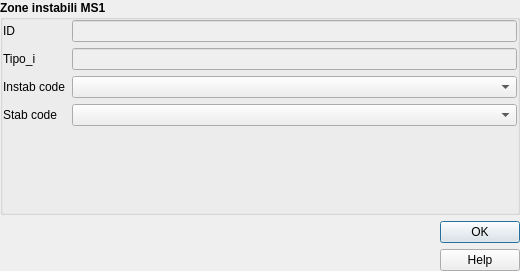
<?xml version="1.0" encoding="UTF-8"?>
<ui version="4.0">
 <class>instab_1</class>
 <widget class="QDialog" name="instab_1">
  <property name="geometry">
   <rect>
    <x>0</x>
    <y>0</y>
    <width>520</width>
    <height>271</height>
   </rect>
  </property>
  <property name="sizePolicy">
   <sizepolicy hsizetype="Preferred" vsizetype="Preferred">
    <horstretch>0</horstretch>
    <verstretch>0</verstretch>
   </sizepolicy>
  </property>
  <property name="minimumSize">
   <size>
    <width>520</width>
    <height>271</height>
   </size>
  </property>
  <property name="windowTitle">
   <string>Zone instabili MS1</string>
  </property>
  <property name="modal">
   <bool>true</bool>
  </property>
  <layout class="QVBoxLayout" name="verticalLayout_2">
   <property name="leftMargin">
    <number>0</number>
   </property>
   <property name="topMargin">
    <number>0</number>
   </property>
   <property name="rightMargin">
    <number>0</number>
   </property>
   <property name="bottomMargin">
    <number>0</number>
   </property>
   <item>
    <widget class="QGroupBox" name="groupBox_2">
     <property name="sizePolicy">
      <sizepolicy hsizetype="Expanding" vsizetype="Expanding">
       <horstretch>0</horstretch>
       <verstretch>0</verstretch>
      </sizepolicy>
     </property>
     <property name="minimumSize">
      <size>
       <width>0</width>
       <height>0</height>
      </size>
     </property>
     <property name="font">
      <font>
       <weight>75</weight>
       <bold>true</bold>
      </font>
     </property>
     <property name="title">
      <string>Zone instabili MS1</string>
     </property>
     <layout class="QFormLayout" name="formLayout">
      <property name="leftMargin">
       <number>0</number>
      </property>
      <property name="topMargin">
       <number>0</number>
      </property>
      <property name="rightMargin">
       <number>0</number>
      </property>
      <property name="bottomMargin">
       <number>0</number>
      </property>
      <item row="0" column="0">
       <widget class="QLabel" name="label_2">
        <property name="sizePolicy">
         <sizepolicy hsizetype="Minimum" vsizetype="Preferred">
          <horstretch>0</horstretch>
          <verstretch>0</verstretch>
         </sizepolicy>
        </property>
        <property name="minimumSize">
         <size>
          <width>45</width>
          <height>0</height>
         </size>
        </property>
        <property name="font">
         <font>
          <weight>50</weight>
          <bold>false</bold>
         </font>
        </property>
        <property name="text">
         <string>&lt;html&gt;&lt;head/&gt;&lt;body&gt;&lt;p&gt;ID&lt;/p&gt;&lt;/body&gt;&lt;/html&gt;</string>
        </property>
       </widget>
      </item>
      <item row="0" column="1">
       <widget class="QLineEdit" name="pkuid">
        <property name="enabled">
         <bool>false</bool>
        </property>
        <property name="palette">
         <palette>
          <active>
           <colorrole role="Text">
            <brush brushstyle="SolidPattern">
             <color alpha="255">
              <red>170</red>
              <green>170</green>
              <blue>172</blue>
             </color>
            </brush>
           </colorrole>
           <colorrole role="PlaceholderText">
            <brush brushstyle="NoBrush">
             <color alpha="128">
              <red>120</red>
              <green>120</green>
              <blue>120</blue>
             </color>
            </brush>
           </colorrole>
          </active>
          <inactive>
           <colorrole role="Text">
            <brush brushstyle="SolidPattern">
             <color alpha="255">
              <red>170</red>
              <green>170</green>
              <blue>172</blue>
             </color>
            </brush>
           </colorrole>
           <colorrole role="PlaceholderText">
            <brush brushstyle="NoBrush">
             <color alpha="128">
              <red>120</red>
              <green>120</green>
              <blue>120</blue>
             </color>
            </brush>
           </colorrole>
          </inactive>
          <disabled>
           <colorrole role="Text">
            <brush brushstyle="SolidPattern">
             <color alpha="255">
              <red>120</red>
              <green>120</green>
              <blue>120</blue>
             </color>
            </brush>
           </colorrole>
           <colorrole role="PlaceholderText">
            <brush brushstyle="NoBrush">
             <color alpha="128">
              <red>113</red>
              <green>113</green>
              <blue>113</blue>
             </color>
            </brush>
           </colorrole>
          </disabled>
         </palette>
        </property>
        <property name="toolTip">
         <string/>
        </property>
       </widget>
      </item>
      <item row="1" column="0">
       <widget class="QLabel" name="label">
        <property name="font">
         <font>
          <weight>50</weight>
          <bold>false</bold>
         </font>
        </property>
        <property name="text">
         <string>Tipo_i</string>
        </property>
       </widget>
      </item>
      <item row="1" column="1">
       <widget class="QLineEdit" name="Tipo_i">
        <property name="enabled">
         <bool>false</bool>
        </property>
        <property name="palette">
         <palette>
          <active>
           <colorrole role="Text">
            <brush brushstyle="SolidPattern">
             <color alpha="255">
              <red>170</red>
              <green>170</green>
              <blue>172</blue>
             </color>
            </brush>
           </colorrole>
           <colorrole role="PlaceholderText">
            <brush brushstyle="NoBrush">
             <color alpha="128">
              <red>120</red>
              <green>120</green>
              <blue>120</blue>
             </color>
            </brush>
           </colorrole>
          </active>
          <inactive>
           <colorrole role="Text">
            <brush brushstyle="SolidPattern">
             <color alpha="255">
              <red>170</red>
              <green>170</green>
              <blue>172</blue>
             </color>
            </brush>
           </colorrole>
           <colorrole role="PlaceholderText">
            <brush brushstyle="NoBrush">
             <color alpha="128">
              <red>120</red>
              <green>120</green>
              <blue>120</blue>
             </color>
            </brush>
           </colorrole>
          </inactive>
          <disabled>
           <colorrole role="Text">
            <brush brushstyle="SolidPattern">
             <color alpha="255">
              <red>120</red>
              <green>120</green>
              <blue>120</blue>
             </color>
            </brush>
           </colorrole>
           <colorrole role="PlaceholderText">
            <brush brushstyle="NoBrush">
             <color alpha="128">
              <red>113</red>
              <green>113</green>
              <blue>113</blue>
             </color>
            </brush>
           </colorrole>
          </disabled>
         </palette>
        </property>
        <property name="toolTip">
         <string/>
        </property>
       </widget>
      </item>
      <item row="2" column="0">
       <widget class="QLabel" name="label_4">
        <property name="font">
         <font>
          <weight>50</weight>
          <bold>false</bold>
         </font>
        </property>
        <property name="text">
         <string>Instab code</string>
        </property>
       </widget>
      </item>
      <item row="2" column="1">
       <widget class="QComboBox" name="cod_instab">
        <property name="toolTip">
         <string/>
        </property>
       </widget>
      </item>
      <item row="3" column="0">
       <widget class="QLabel" name="label_3">
        <property name="font">
         <font>
          <weight>50</weight>
          <bold>false</bold>
         </font>
        </property>
        <property name="text">
         <string>Stab code</string>
        </property>
       </widget>
      </item>
      <item row="3" column="1">
       <widget class="QComboBox" name="cod_stab">
        <property name="toolTip">
         <string/>
        </property>
       </widget>
      </item>
     </layout>
    </widget>
   </item>
   <item>
    <layout class="QHBoxLayout" name="horizontalLayout">
     <item>
      <widget class="QLabel" name="label_logo_cnr">
       <property name="maximumSize">
        <size>
         <width>92</width>
         <height>66</height>
        </size>
       </property>
       <property name="text">
        <string/>
       </property>
       <property name="pixmap">
        <pixmap>../loghi/Logo CNR-2010-Quadrato-ITA-high.png</pixmap>
       </property>
       <property name="scaledContents">
        <bool>true</bool>
       </property>
      </widget>
     </item>
     <item>
      <widget class="QLabel" name="label_logo_igag">
       <property name="maximumSize">
        <size>
         <width>79</width>
         <height>66</height>
        </size>
       </property>
       <property name="text">
        <string/>
       </property>
       <property name="pixmap">
        <pixmap>../loghi/IGAG-CMYK.png</pixmap>
       </property>
       <property name="scaledContents">
        <bool>true</bool>
       </property>
      </widget>
     </item>
     <item>
      <spacer name="horizontalSpacer">
       <property name="orientation">
        <enum>Qt::Horizontal</enum>
       </property>
       <property name="sizeHint" stdset="0">
        <size>
         <width>40</width>
         <height>20</height>
        </size>
       </property>
      </spacer>
     </item>
     <item>
      <layout class="QVBoxLayout" name="verticalLayout">
       <item>
        <widget class="QDialogButtonBox" name="buttonBox">
         <property name="sizePolicy">
          <sizepolicy hsizetype="Fixed" vsizetype="Fixed">
           <horstretch>0</horstretch>
           <verstretch>0</verstretch>
          </sizepolicy>
         </property>
         <property name="minimumSize">
          <size>
           <width>0</width>
           <height>0</height>
          </size>
         </property>
         <property name="cursor">
          <cursorShape>PointingHandCursor</cursorShape>
         </property>
         <property name="orientation">
          <enum>Qt::Vertical</enum>
         </property>
         <property name="standardButtons">
          <set>QDialogButtonBox::Ok</set>
         </property>
         <property name="centerButtons">
          <bool>true</bool>
         </property>
        </widget>
       </item>
       <item>
        <widget class="QPushButton" name="help_button">
         <property name="cursor">
          <cursorShape>PointingHandCursor</cursorShape>
         </property>
         <property name="text">
          <string>Help</string>
         </property>
        </widget>
       </item>
      </layout>
     </item>
    </layout>
   </item>
  </layout>
 </widget>
 <tabstops>
  <tabstop>pkuid</tabstop>
  <tabstop>Tipo_i</tabstop>
  <tabstop>cod_instab</tabstop>
  <tabstop>cod_stab</tabstop>
 </tabstops>
 <resources/>
 <connections/>
</ui>
